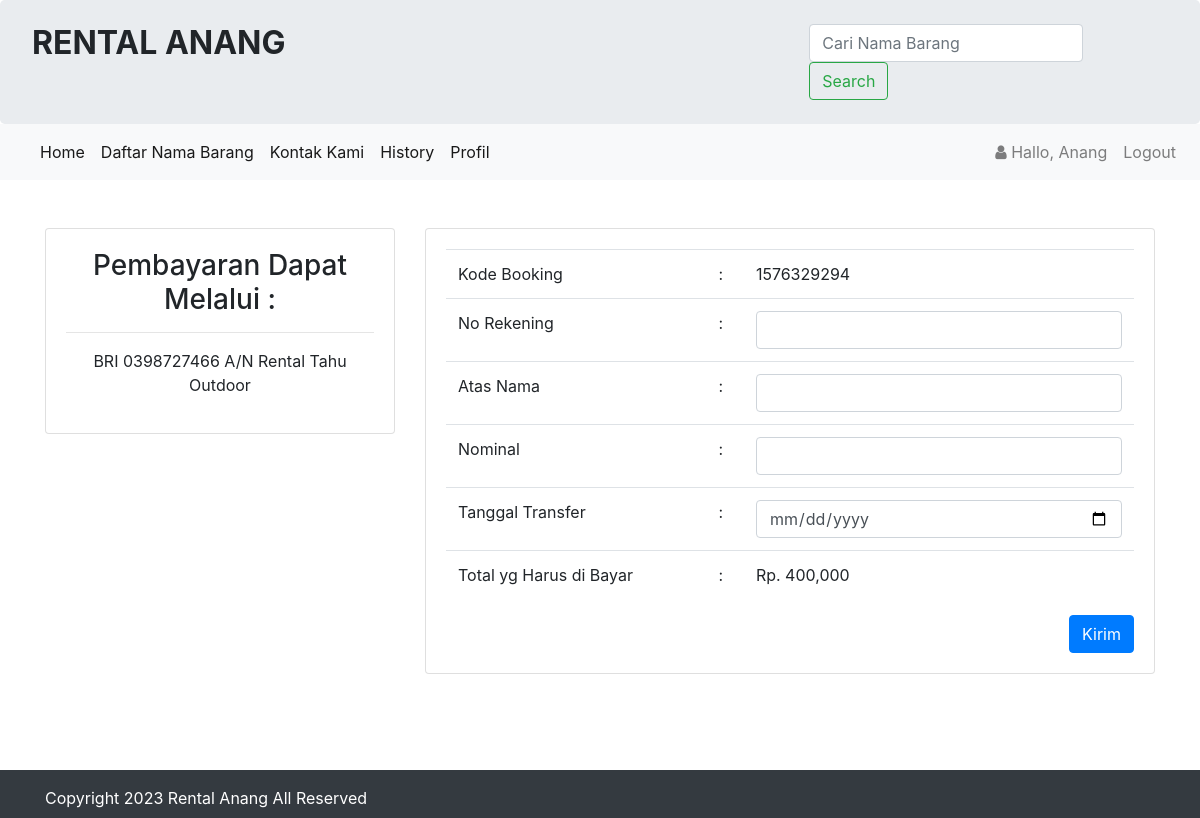
The app's page /konfirmasi.php?id=1576329294 (signed in) with its own data.
### tables this page shows
CREATE TABLE `infoweb` (
  `id` int(11) NOT NULL,
  `nama_rental` varchar(255) DEFAULT NULL,
  `telp` varchar(15) DEFAULT NULL,
  `alamat` text DEFAULT NULL,
  `email` varchar(255) DEFAULT NULL,
  `no_rek` text DEFAULT NULL,
  `updated_at` timestamp NOT NULL DEFAULT current_timestamp()
);

CREATE TABLE `booking` (
  `id_booking` int(11) NOT NULL,
  `kode_booking` varchar(255) NOT NULL,
  `id_login` int(11) NOT NULL,
  `id_barang` int(11) NOT NULL,
  `ktp` varchar(255) NOT NULL,
  `nama` varchar(255) NOT NULL,
  `alamat` varchar(255) NOT NULL,
  `no_tlp` varchar(15) NOT NULL,
  `tanggal` varchar(255) NOT NULL,
  `lama_sewa` int(11) NOT NULL,
  `total_harga` int(11) NOT NULL,
  `konfirmasi_pembayaran` varchar(255) NOT NULL,
  `tgl_input` varchar(255) NOT NULL
);

### koneksi/koneksi.php (called while the page is built, shortened)
<?php
    $user = 'root';
    $pass = '';
    $koneksi = new PDO("mysql:host=localhost;dbname=rental_tahu_outdooor", $user, $pass);
    $url = "http://localhost/aku/";
    $sql_web = "SELECT * FROM infoweb WHERE id = 1";
    $row_web = $koneksi->prepare($sql_web);
    $row_web->execute();
    $info_web = $row_web->fetch(PDO::FETCH_OBJ);
?>

### konfirmasi.php (the view, shortened to what this page needs)
<?php
    require 'koneksi/koneksi.php';
    include 'header.php';
    $kode_booking = $_GET['id'];
    $hasil = $koneksi->query("SELECT * FROM booking WHERE kode_booking = '$kode_booking'")->fetch();
?>
<br>
<br>
<div class="container">
<div class="row">
    <div class="col-sm-4">
        <div class="card">
            <div class="card-body">
                <center><h3>Pembayaran Dapat Melalui :</h3>
                <hr/>
                <p> BRI 0398727466 A/N Rental Tahu Outdoor </p></center>
            </div>
        </div>
    </div>
    <div class="col-sm-8">
         <div class="card">
           <div class="card-body">
               <form method="post" action="koneksi/proses.php?id=konfirmasi">
                    <table class="table">
                        <tr>
                            <td>Kode Booking  </td>
                            <td> :</td>
                            <td><?php echo $hasil['kode_booking'];?></td>
                        </tr>
                        <tr>
                            <td>No Rekening   </td>
                            <td> :</td>
                            <td><input type="text" name="no_rekening" required class="form-control"></td>
                        </tr>
                        <tr>
                            <td>Atas Nama </td>
                            <td> :</td>
                            <td><input type="text" name="nama" required class="form-control"></td>
                        </tr>
                        <tr>
                            <td>Nominal  </td>
                            <td> :</td>
                            <td><input type="text" name="nominal" required class="form-control"></td>
                        </tr>
                        <tr>
                            <td>Tanggal  Transfer</td>
                            <td> :</td>
                            <td><input type="date" name="tgl" required class="form-control"></td>
                        </tr>
                        <tr>
                            <td>Total yg Harus di Bayar </td>
                            <td> :</td>
                            <td>Rp. <?php echo number_format($hasil['total_harga']);?></td>
                        </tr>
                    </table>
                    <button type="submit" class="btn btn-primary float-right">Kirim</button>
               </form>
           </div>
         </div>
    </div>
</div>
</div>
<br>
<br>
<br>
<?php include 'footer.php';?>

### header.php (shortened to what this page needs)
<!doctype html>
<html lang="en">
  <head>
    <link rel="stylesheet" href="assets/css/bootstrap.css" >
    <link rel="stylesheet" href="assets/css/font-awesome.css" >
  </head>
  <body>
    <div class="jumbotron pt-4 pb-4">
        <div class="row">
            <div class="col-sm-8">
                <h2><b style="text-transform:uppercase;"><?= $info_web->nama_rental;?> </b></h2>
            </div>
            <div class="col-sm-4">
                <form class="form-inline" method="get" action="blog.php">
                    <input class="form-control mr-sm-2" type="search" name="cari" placeholder="Cari Nama Barang" aria-label="Search">
                    <button class="btn btn-outline-success my-2 my-sm-0" type="submit">Search</button>
                </form>
            </div>
        </div>
    </div>
    <nav class="navbar navbar-expand-lg navbar-light bg-light">
        <div class="collapse navbar-collapse" id="navbarTogglerDemo01">
            <ul class="navbar-nav mr-auto mt-2 mt-lg-0">
                <li class="nav-item active">
                    <a class="nav-link" href="index.php">Home <span class="sr-only">(current)</span></a>
                </li>
                <li class="nav-item active">
                    <a class="nav-link" href="blog.php">Daftar Nama Barang</a>
                </li>
                <li class="nav-item active">
                    <a class="nav-link" href="kontak.php">Kontak Kami</a>
                </li>
            <?php if(!empty($_SESSION['USER'])){?>
                <li class="nav-item active">
                    <a class="nav-link" href="history.php">History</a>
                </li>
                <li class="nav-item active">
                    <a class="nav-link" href="profil.php">Profil</a>
                </li>
            <?php }?>
            </ul>
            <?php if(!empty($_SESSION['USER'])){?>
            <ul class="navbar-nav my-2 my-lg-0">
                <li class="nav-item">
                    <a class="nav-link" href="#">
                        <i class="fa fa-user"> </i> Hallo, <?php echo $_SESSION['USER']['nama_pengguna'];?>
                    </a>
                </li>
                <li class="nav-item">
                    <a class="nav-link" onclick="return confirm('Apakah anda ingin logout ?');" href="<?php echo $url;?>admin/logout.php">Logout</a>
                </li>
            </ul>
            <?php }?>
        </div>
    </nav>

### footer.php (shortened to what this page needs)
    <div class="footer mt-4 bg-dark text-white pt-3 pb-2">
      <div class="container">
        Copyright <?= date('Y');?> <?= $info_web->nama_rental;?> All Reserved
      </div>
    </div>
  </body>
</html>

### records on screen
infoweb: nama_rental "RENTAL ANANG", nama_rental "Rental Anang"
booking: kode_booking "1576329294", total_harga "400,000"

### other values on screen
$_SESSION['USER']['nama_pengguna'] "Anang"
